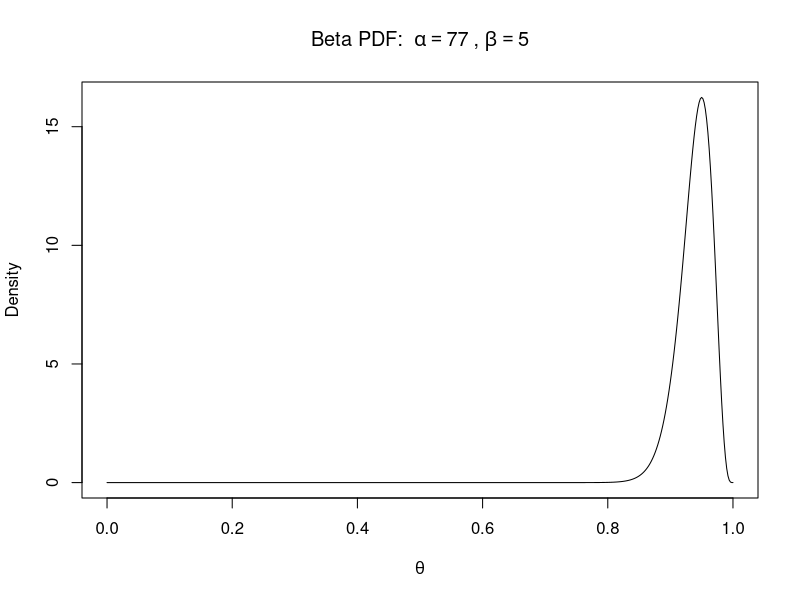

Here is the R script that generated this plot:
## ---- chunk 1
#| echo: true
#| code-fold: true
#| code-summary: "Show code"
#| fig-align: center

alpha <- 77
beta  <- 5

# Normalising constant via log-gamma (works like Python's lgamma)
beta_const_inv <- exp(lgamma(alpha + beta) - lgamma(alpha) - lgamma(beta))

beta_pdf <- function(theta) {
  beta_const_inv * theta^(alpha - 1) * (1 - theta)^(beta - 1)
}

theta_grid <- seq(0, 1, length.out = 500)
pdf_values <- beta_pdf(theta_grid)

plot(theta_grid, pdf_values, type = "l",
     xlab = expression(theta), ylab = "Density",
     main = bquote("Beta PDF: " ~ alpha == .(alpha) ~ "," ~ beta == .(beta)))
